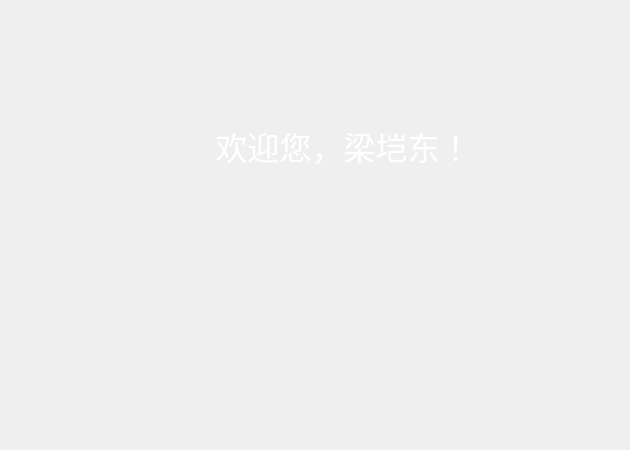
    <widget class="QWidget" name="accountPage">
     <property name="styleSheet">
      <string notr="true"/>
     </property>
     <widget class="QLabel" name="accountPicLabel">
      <property name="geometry">
       <rect>
        <x>280</x>
        <y>20</y>
        <width>100</width>
        <height>100</height>
       </rect>
      </property>
      <property name="styleSheet">
       <string notr="true">border-image: url(:/Icons/statusBar/Icons/account.jpg);
border-radius: 50px;</string>
      </property>
      <property name="text">
       <string/>
      </property>
     </widget>
     <widget class="QLabel" name="welcomeLabel">
      <property name="geometry">
       <rect>
        <x>193</x>
        <y>110</y>
        <width>301</width>
        <height>71</height>
       </rect>
      </property>
      <property name="font">
       <font>
        <family>MiSans</family>
        <pointsize>24</pointsize>
       </font>
      </property>
      <property name="styleSheet">
       <string notr="true">color: rgb(255, 255, 255);</string>
      </property>
      <property name="text">
       <string>欢迎您，梁垲东！</string>
      </property>
      <property name="alignment">
       <set>Qt::AlignCenter</set>
      </property>
     </widget>
     <widget class="QLabel" name="showGIFLabel">
      <property name="geometry">
       <rect>
        <x>50</x>
        <y>200</y>
        <width>571</width>
        <height>241</height>
       </rect>
      </property>
      <property name="styleSheet">
       <string notr="true"/>
      </property>
      <property name="text">
       <string/>
      </property>
     </widget>
    </widget>
